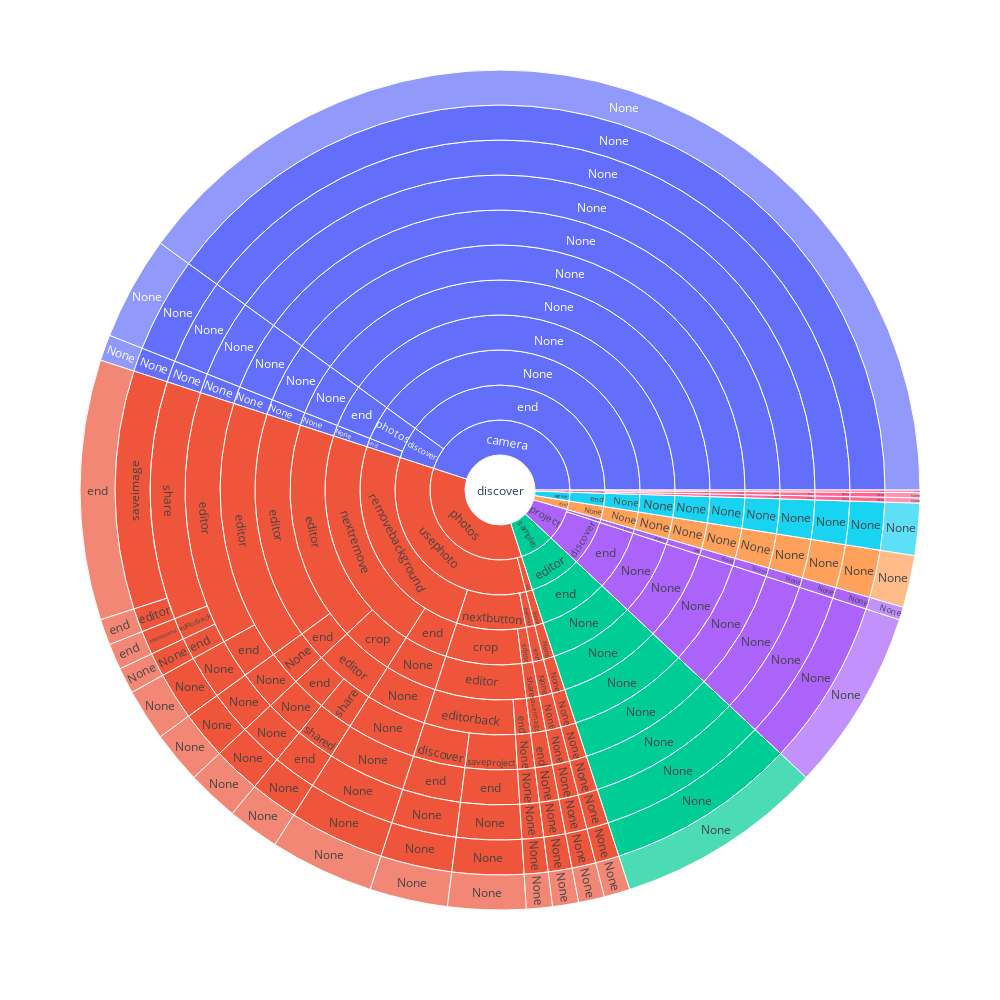

The notebook cell this image was saved under:
### Code cell
fig = px.sunburst(df, path=df.columns[:-1], values="occupancy", width=1000, height=1000)
fig.show()

### Figure 1 — Plotly figure (JSON) as saved in the notebook; plotly's stock layout.template omitted (floating-point values rounded to 4 significant figures; data arrays with more than 128 entries replaced by an {"elided": "..."} marker saying what was removed)
{"data": [{"branchvalues": "total", "domain": {"x": [0, 1], "y": [0, 1]}, "hovertemplate": "labels=%{label}<br>occupancy=%{value}<br>parent=%{parent}<br>id=%{id}<extra></extra>", "ids": {"elided": "211 str values"}, "labels": {"elided": "211 str values"}, "name": "", "parents": {"elided": "211 str values"}, "type": "sunburst", "values": {"elided": "211 float values"}}], "layout": {"height": 1000, "legend": {"tracegroupgap": 0}, "margin": {"t": 60}, "width": 1000}}
